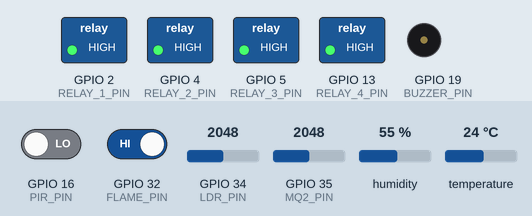
Recording of a sketch running on a simulated ESP32. On the bench: switched loads named in the sketch (green lamp = pin HIGH), buzzer (waves = sounding, pin HIGH). The inputs (shaded band) are chosen by the test bench; at power-on: GPIO 34 (LDR_PIN) = 2048, GPIO 35 (MQ2_PIN) = 2048, GPIO 16 (PIR_PIN) LOW, GPIO 32 (FLAME_PIN) HIGH, humidity 55 %, temperature 24 °C. WiFi joins after 1.5 s; servers stay silent unless stated; no MQTT or app messages arrive unless stated; what the sketch prints to the serial monitor is not drawn.

Above: at 2.7 s.
2.8 s: GPIO 34 (LDR_PIN) set to 1237
At 3.7 s:
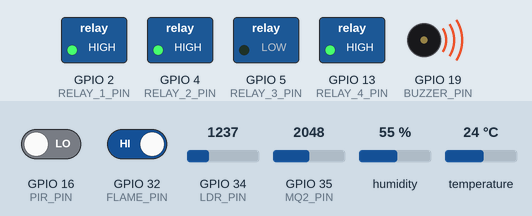
4.5 s: GPIO 34 (LDR_PIN) set to 1164
10.5 s: GPIO 35 (MQ2_PIN) set to 1058
12.0 s: GPIO 35 (MQ2_PIN) set to 984
Timing chart, 0 to 15.0 s (numbered marks = the images above; inputs shaded):
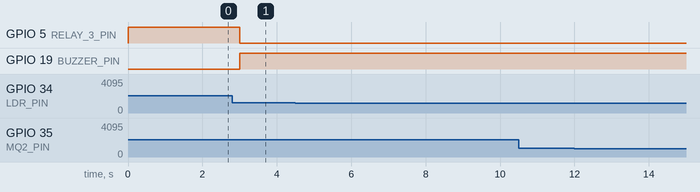

The sketch:

smart_home.ino
```cpp
/*
 * =====================================================================================
 *                            SMART HOME AUTOMATION SYSTEM
 *                                ESP32 FIRMWARE CODE
 * =====================================================================================
 * Hardware Components:
 *  - ESP32 NodeMCU Development Board
 *  - DHT22 Temperature & Humidity Sensor (Pin 23)
 *  - PIR Motion Sensor (Pin 16)
 *  - LDR Light Dependent Resistor (Pin 34 - Analog ADC)
 *  - MQ2 Gas & Smoke Sensor (Pin 35 - Analog ADC)
 *  - Flame Sensor (Pin 32 - Digital / Analog)
 *  - 4-Channel Relay Module (Pins 2, 4, 5, 13)
 *  - Active Buzzer (Pin 19)
 *
 * Libraries Required:
 *  - WiFi.h
 *  - PubSubClient.h (MQTT Client)
 *  - DHT.h (Adafruit DHT Sensor Library)
 *  - ArduinoJson.h (v6+)
 * =====================================================================================
 */

#include <WiFi.h>
#include <PubSubClient.h>
#include <DHT.h>
#include <ArduinoJson.h>

// -------------------------------------------------------------------------------------
// CONFIGURATION & CREDENTIALS
// -------------------------------------------------------------------------------------
const char* WIFI_SSID     = "Your_WiFi_SSID";
const char* WIFI_PASSWORD = "Your_WiFi_Password";

const char* MQTT_SERVER   = "broker.hivemq.com"; // Default public MQTT broker or local server
const int   MQTT_PORT     = 1883;
const char* MQTT_CLIENT_ID= "ESP32_SmartHome_Gateway_01";

// MQTT Topics
const char* TOPIC_SENSORS = "smarthome/sensors";
const char* TOPIC_RELAYS  = "smarthome/relays";
const char* TOPIC_ALERTS  = "smarthome/alerts";
const char* TOPIC_COMMAND = "smarthome/commands";

// -------------------------------------------------------------------------------------
// PIN DEFINITIONS
// -------------------------------------------------------------------------------------
#define DHTPIN        23
#define DHTTYPE       DHT22

#define PIR_PIN       16
#define LDR_PIN       34   // ADC1_CH6
#define MQ2_PIN       35   // ADC1_CH7
#define FLAME_PIN     32   // Digital Flame Pin

#define RELAY_1_PIN   2    // Living Room Light
#define RELAY_2_PIN   4    // Fan
#define RELAY_3_PIN   5    // Kitchen Exhaust Fan
#define RELAY_4_PIN   13   // AC / Auxiliary Relay
#define BUZZER_PIN    19   // Safety Alarm Siren

// -------------------------------------------------------------------------------------
// GLOBAL OBJECTS & VARIABLES
// -------------------------------------------------------------------------------------
DHT dht(DHTPIN, DHTTYPE);
WiFiClient espClient;
PubSubClient mqttClient(espClient);

// Sensor values
float temperature   = 0.0;
float humidity      = 0.0;
int   gasLevel      = 0;
int   lightLevel    = 0;
bool  isMotion      = false;
bool  isFlame       = false;

// Thresholds for Local Auto Control
const int GAS_THRESHOLD_PPM  = 250;
const int LIGHT_DARK_LUX     = 300;

unsigned long lastSensorPublish = 0;
const long sensorInterval       = 3000; // Publish sensors every 3 seconds

// -------------------------------------------------------------------------------------
// HARDWARE INITIALIZATION
// -------------------------------------------------------------------------------------
void setupPins() {
  pinMode(PIR_PIN, INPUT);
  pinMode(FLAME_PIN, INPUT);
  pinMode(BUZZER_PIN, OUTPUT);
  digitalWrite(BUZZER_PIN, LOW);

  pinMode(RELAY_1_PIN, OUTPUT);
  pinMode(RELAY_2_PIN, OUTPUT);
  pinMode(RELAY_3_PIN, OUTPUT);
  pinMode(RELAY_4_PIN, OUTPUT);

  // Relays are active LOW on standard relay modules
  digitalWrite(RELAY_1_PIN, HIGH);
  digitalWrite(RELAY_2_PIN, HIGH);
  digitalWrite(RELAY_3_PIN, HIGH);
  digitalWrite(RELAY_4_PIN, HIGH);
}

void setupWiFi() {
  delay(10);
  Serial.println();
  Serial.print("Connecting to WiFi network: ");
  Serial.println(WIFI_SSID);

  WiFi.mode(WIFI_STA);
  WiFi.begin(WIFI_SSID, WIFI_PASSWORD);

  while (WiFi.status() != WL_CONNECTED) {
    delay(500);
    Serial.print(".");
  }

  Serial.println("");
  Serial.println("WiFi Connected successfully!");
  Serial.print("IP Address: ");
  Serial.println(WiFi.localIP());
}

// -------------------------------------------------------------------------------------
// MQTT CALLBACK & RECONNECT
// -------------------------------------------------------------------------------------
void mqttCallback(char* topic, byte* message, unsigned int length) {
  Serial.print("Message arrived on topic [");
  Serial.print(topic);
  Serial.print("]: ");

  String messageBuffer;
  for (int i = 0; i < length; i++) {
    messageBuffer += (char)message[i];
  }
  Serial.println(messageBuffer);

  // Parse JSON Command
  StaticJsonDocument<256> doc;
  DeserializationError error = deserializeJson(doc, messageBuffer);

  if (error) {
    Serial.print("deserializeJson() failed: ");
    Serial.println(error.f_str());
    return;
  }

  // Handle Relay Control Commands
  if (doc.containsKey("relay") && doc.containsKey("state")) {
    int relayNum = doc["relay"];
    bool state = doc["state"]; // true = ON, false = OFF

    // Active LOW relay handling
    uint8_t pinValue = state ? LOW : HIGH;

    switch (relayNum) {
      case 1:
        digitalWrite(RELAY_1_PIN, pinValue);
        Serial.printf("Relay 1 set to %s\n", state ? "ON" : "OFF");
        break;
      case 2:
        digitalWrite(RELAY_2_PIN, pinValue);
        Serial.printf("Relay 2 set to %s\n", state ? "ON" : "OFF");
        break;
      case 3:
        digitalWrite(RELAY_3_PIN, pinValue);
        Serial.printf("Relay 3 set to %s\n", state ? "ON" : "OFF");
        break;
      case 4:
        digitalWrite(RELAY_4_PIN, pinValue);
        Serial.printf("Relay 4 set to %s\n", state ? "ON" : "OFF");
        break;
      case 5: // Buzzer / Alarm
        digitalWrite(BUZZER_PIN, state ? HIGH : LOW);
        Serial.printf("Buzzer set to %s\n", state ? "ON" : "OFF");
        break;
    }

    // Publish confirmation
    publishRelayStatus();
  }
}

void reconnectMQTT() {
  while (!mqttClient.connected()) {
    Serial.print("Attempting MQTT connection to ");
    Serial.print(MQTT_SERVER);
    Serial.print("...");

    if (mqttClient.connect(MQTT_CLIENT_ID)) {
      Serial.println("CONNECTED!");
      // Subscribe to command topic
      mqttClient.subscribe(TOPIC_COMMAND);

      // Publish initial hardware handshake alert
      StaticJsonDocument<128> alertDoc;
      alertDoc["event"] = "esp32_online";
      alertDoc["msg"] = "ESP32 Hardware Node Online and Ready";
      char alertBuf[128];
      serializeJson(alertDoc, alertBuf);
      mqttClient.publish(TOPIC_ALERTS, alertBuf);

      publishRelayStatus();
    } else {
      Serial.print("Failed, rc=");
      Serial.print(mqttClient.state());
      Serial.println(" Retrying in 5 seconds...");
      delay(5000);
    }
  }
}

// -------------------------------------------------------------------------------------
// SENSOR READING & LOGIC
// -------------------------------------------------------------------------------------
void readSensors() {
  // Read DHT22
  float h = dht.readHumidity();
  float t = dht.readTemperature();

  if (!isnan(h) && !isnan(t)) {
    humidity = h;
    temperature = t;
  }

  // Read Motion (PIR)
  isMotion = (digitalRead(PIR_PIN) == HIGH);

  // Read Flame Sensor (Active LOW or HIGH depending on module)
  isFlame = (digitalRead(FLAME_PIN) == LOW);

  // Read MQ2 Gas Sensor (ADC 0 - 4095 mapped to 0-1000 PPM roughly)
  int rawGas = analogRead(MQ2_PIN);
  gasLevel = map(rawGas, 0, 4095, 0, 1000);

  // Read LDR Light Sensor (0 - 4095 mapped to Lux)
  int rawLdr = analogRead(LDR_PIN);
  lightLevel = map(rawLdr, 0, 4095, 0, 1024);
}

void processLocalSafetyRules() {
  // Local Emergency Automation: If Gas exceeds threshold or Flame detected
  if (gasLevel > GAS_THRESHOLD_PPM || isFlame) {
    // Sound Buzzer
    digitalWrite(BUZZER_PIN, HIGH);
    // Turn ON Exhaust Fan (Relay 3 Active LOW)
    digitalWrite(RELAY_3_PIN, LOW);

    // Send Emergency MQTT Alert
    StaticJsonDocument<256> alertDoc;
    alertDoc["type"] = isFlame ? "fire_alert" : "gas_leak";
    alertDoc["gasPpm"] = gasLevel;
    alertDoc["flame"] = isFlame;
    alertDoc["msg"] = isFlame ? "CRITICAL: Flame detected!" : "WARNING: Gas leak detected!";

    char buffer[256];
    serializeJson(alertDoc, buffer);
    mqttClient.publish(TOPIC_ALERTS, buffer);
  } else {
    // Turn off Buzzer if no command override
    // digitalWrite(BUZZER_PIN, LOW);
  }
}

void publishSensors() {
  StaticJsonDocument<256> doc;
  doc["temperature"]     = temperature;
  doc["humidity"]        = humidity;
  doc["gasLevel"]        = gasLevel;
  doc["isGasAlert"]      = (gasLevel > GAS_THRESHOLD_PPM);
  doc["isMotionDetected"]= isMotion;
  doc["isFlameDetected"] = isFlame;
  doc["lightLevel"]      = lightLevel;
  doc["isDark"]          = (lightLevel < LIGHT_DARK_LUX);
  doc["uptimeMs"]        = millis();

  char jsonBuffer[256];
  serializeJson(doc, jsonBuffer);
  mqttClient.publish(TOPIC_SENSORS, jsonBuffer);

  Serial.print("Published Sensor Telemetry: ");
  Serial.println(jsonBuffer);
}

void publishRelayStatus() {
  StaticJsonDocument<128> doc;
  doc["relay1"] = (digitalRead(RELAY_1_PIN) == LOW);
  doc["relay2"] = (digitalRead(RELAY_2_PIN) == LOW);
  doc["relay3"] = (digitalRead(RELAY_3_PIN) == LOW);
  doc["relay4"] = (digitalRead(RELAY_4_PIN) == LOW);
  doc["buzzer"] = (digitalRead(BUZZER_PIN) == HIGH);

  char jsonBuffer[128];
  serializeJson(doc, jsonBuffer);
  mqttClient.publish(TOPIC_RELAYS, jsonBuffer);
}

// -------------------------------------------------------------------------------------
// MAIN ARDUINO LOOP
// -------------------------------------------------------------------------------------
void setup() {
  Serial.begin(115200);
  Serial.println("\nInitializing Smart Home Automation Node...");

  setupPins();
  dht.begin();

  setupWiFi();

  mqttClient.setServer(MQTT_SERVER, MQTT_PORT);
  mqttClient.setCallback(mqttCallback);
}

void loop() {
  if (!mqttClient.connected()) {
    reconnectMQTT();
  }
  mqttClient.loop();

  unsigned long now = millis();
  if (now - lastSensorPublish >= sensorInterval) {
    lastSensorPublish = now;

    readSensors();
    processLocalSafetyRules();
    publishSensors();
  }
}
```

Measured:
- after the input at 4.5 s, every drawn part: stays the same
- after the input at 10.5 s, every drawn part: stays the same
- after the input at 12.0 s, every drawn part: stays the same
